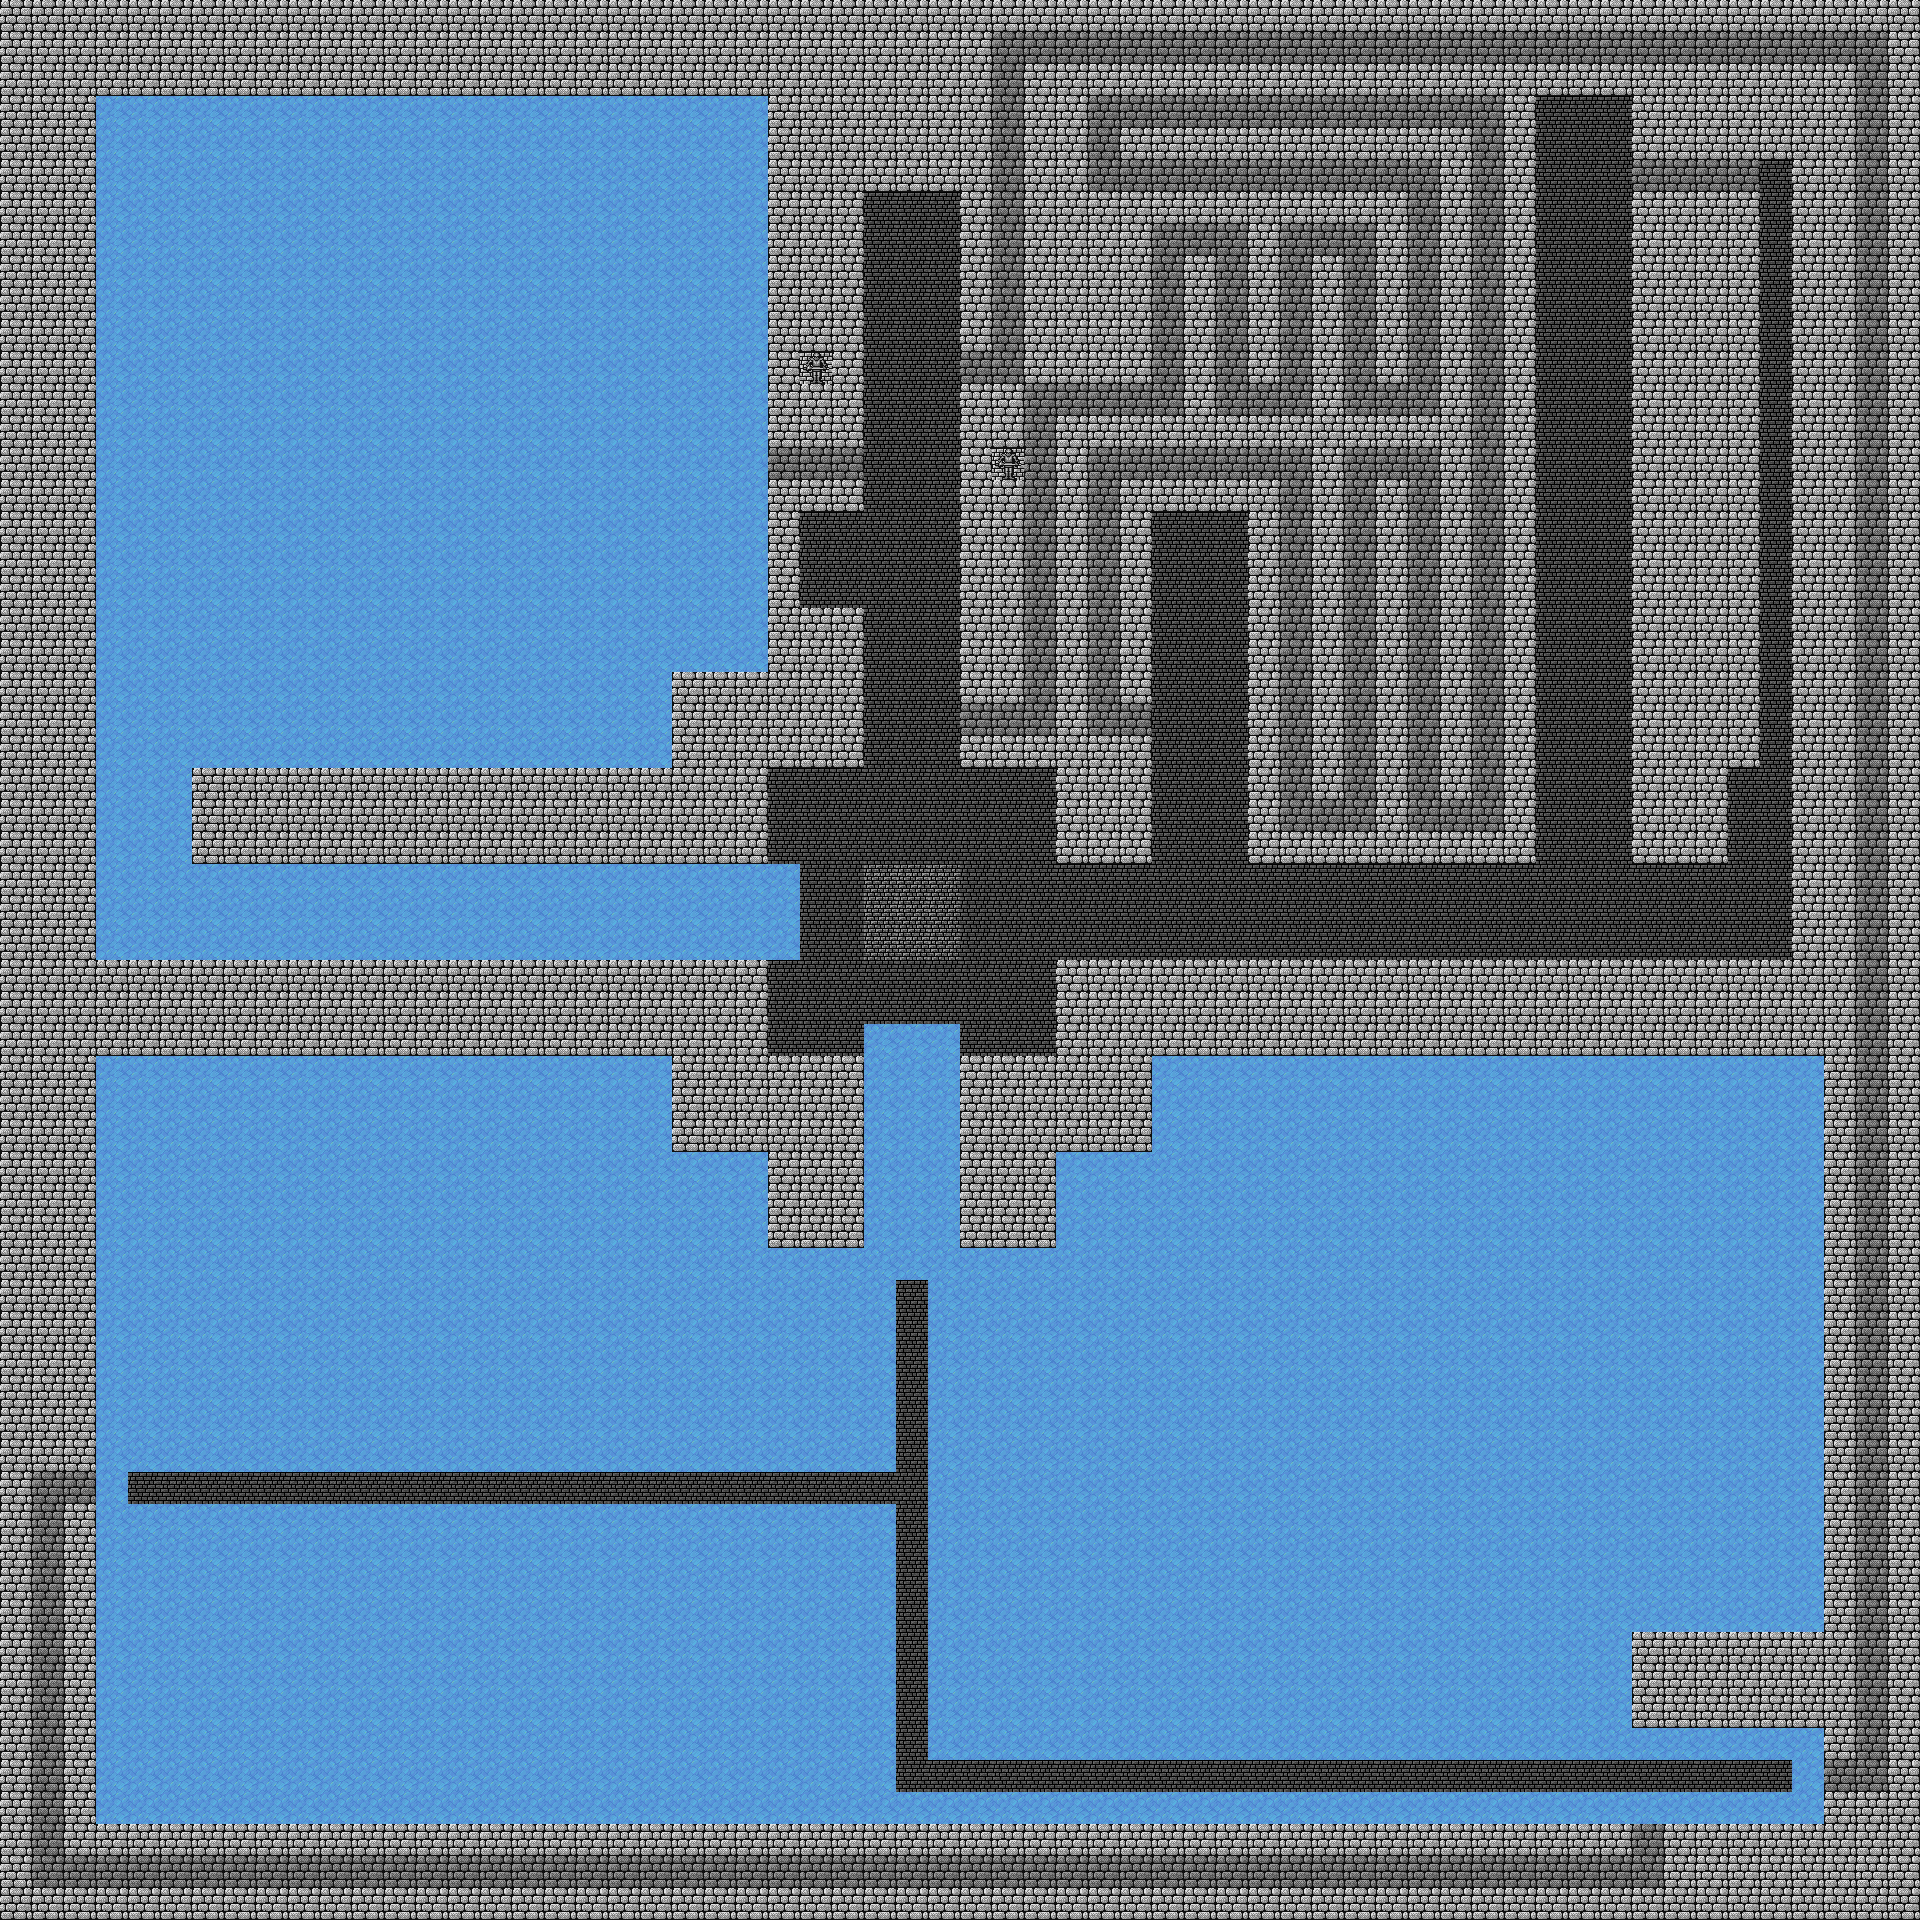

Tiled map render using the project's own tile images. Description and the map definition, with tile-layer contents summarised, below:
An orthogonal 60x60 tile map with 32x32 px tiles, 1 tile layer (Tile Layer 1), 7 tilesets and 166 objects (fence-right-a, fence-right-b, fence-right-c, open-bottom-door, open-rect3, ...).

<map version="1.0" orientation="orthogonal" width="60" height="60" tilewidth="32" tileheight="32">
 <tileset firstgid="1" name="tilesheet" tilewidth="32" tileheight="32">
  <image source="../public/images/tilesheet.png" width="736" height="672" />
  <terraintypes>
   <terrain name="asdf" tile="-1" />
  </terraintypes>
  <tile id="0" terrain="0,0,0,0" />
 </tileset>
 <tileset firstgid="484" name="exit" tilewidth="96" tileheight="96">
  <image source="../public/images/exit.png" width="96" height="96" />
 </tileset>
 <tileset firstgid="485" name="spike" tilewidth="32" tileheight="32">
  <image source="../public/images/spike.png" width="32" height="32" />
 </tileset>
 <tileset firstgid="486" name="box" tilewidth="32" tileheight="32">
  <image source="../public/images/box.png" width="32" height="32" />
 </tileset>
 <tileset firstgid="487" name="baddie" tilewidth="32" tileheight="32">
  <image source="../public/images/baddie.png" width="128" height="32" />
 </tileset>
 <tileset firstgid="491" name="fence" tilewidth="32" tileheight="32">
  <image source="../public/images/fence.png" width="96" height="128" />
 </tileset>
 <tileset firstgid="503" name="button" tilewidth="32" tileheight="32">
  <image source="../public/images/button.png" width="64" height="32" />
 </tileset>
 <layer name="Tile Layer 1" width="60" height="60">
  <data>[3600 cells, 3600 non-empty, 6 distinct tile ids]</data>
 </layer>
 <objectgroup name="Spike Layer" width="60" height="60">
  <object gid="485" x="1248" y="1568" />
  <object gid="485" x="1280" y="1728" />
  <object gid="485" x="992" y="1408" />
  <object gid="485" x="672" y="1600" />
  <object gid="485" x="224" y="1184" />
  <object gid="485" x="160" y="1536" />
  <object gid="485" x="704" y="1376" />
  <object gid="485" x="1024" y="1664" />
  <object gid="485" x="1472" y="1632" />
  <object gid="485" x="1472" y="1248" />
  <object gid="485" x="1664" y="1408" />
  <object gid="485" x="288" y="1728" />
  <object gid="485" x="480" y="1280" />
  <object gid="485" x="1760" y="384" />
  <object gid="485" x="256" y="448">
   <properties>
    <property name="moves" value="vertical" />
   </properties>
  </object>
  <object gid="485" x="320" y="448">
   <properties>
    <property name="moves" value="vertical" />
   </properties>
  </object>
  <object gid="485" x="384" y="448">
   <properties>
    <property name="moves" value="vertical" />
   </properties>
  </object>
  <object gid="485" x="320" y="128">
   <properties>
    <property name="moves" value="vertical" />
   </properties>
  </object>
  <object gid="485" x="256" y="128">
   <properties>
    <property name="moves" value="vertical" />
   </properties>
  </object>
  <object gid="485" x="384" y="128">
   <properties>
    <property name="moves" value="vertical" />
   </properties>
  </object>
  <object gid="485" x="320" y="736">
   <properties>
    <property name="moves" value="vertical" />
   </properties>
  </object>
  <object gid="485" x="256" y="768">
   <properties>
    <property name="moves" value="vertical" />
   </properties>
  </object>
  <object gid="485" x="384" y="704">
   <properties>
    <property name="moves" value="vertical" />
   </properties>
  </object>
  <object gid="485" x="512" y="256">
   <properties>
    <property name="moves" value="vertical" />
   </properties>
  </object>
  <object gid="485" x="576" y="544">
   <properties>
    <property name="moves" value="vertical" />
   </properties>
  </object>
  <object gid="485" x="448" y="768">
   <properties>
    <property name="moves" value="vertical" />
   </properties>
  </object>
  <object gid="485" x="512" y="544">
   <properties>
    <property name="moves" value="vertical" />
   </properties>
  </object>
  <object gid="485" x="448" y="224">
   <properties>
    <property name="moves" value="vertical" />
   </properties>
  </object>
  <object gid="485" x="512" y="768">
   <properties>
    <property name="moves" value="vertical" />
   </properties>
  </object>
  <object gid="485" x="448" y="544">
   <properties>
    <property name="moves" value="vertical" />
   </properties>
  </object>
  <object gid="485" x="576" y="768">
   <properties>
    <property name="moves" value="vertical" />
   </properties>
  </object>
  <object gid="485" x="576" y="288">
   <properties>
    <property name="moves" value="vertical" />
   </properties>
  </object>
  <object gid="485" x="800" y="576" />
 </objectgroup>
 <objectgroup name="Exit" width="60" height="60">
  <object gid="484" x="864" y="288" />
 </objectgroup>
 <objectgroup name="Spawn" width="60" height="60">
  <object x="896" y="896">
   <polyline points="0,0 0,32 32,32 32,0 0,0" />
  </object>
 </objectgroup>
 <objectgroup name="Box Layer" width="60" height="60">
  <object gid="486" x="1568" y="160" />
  <object gid="486" x="1600" y="160" />
  <object gid="486" x="1536" y="160" />
  <object gid="486" x="1760" y="768" />
  <object gid="486" x="1760" y="672" />
  <object gid="486" x="1760" y="576" />
  <object gid="486" x="1760" y="480" />
  <object gid="486" x="256" y="192" />
  <object gid="486" x="256" y="160" />
  <object gid="486" x="256" y="224" />
  <object gid="486" x="256" y="256" />
  <object gid="486" x="256" y="320" />
  <object gid="486" x="256" y="384" />
  <object gid="486" x="256" y="512" />
  <object gid="486" x="256" y="352" />
  <object gid="486" x="256" y="288" />
  <object gid="486" x="256" y="640" />
  <object gid="486" x="256" y="704" />
  <object gid="486" x="256" y="672" />
  <object gid="486" x="256" y="544" />
  <object gid="486" x="256" y="736" />
  <object gid="486" x="256" y="576" />
  <object gid="486" x="256" y="608" />
  <object gid="486" x="320" y="704" />
  <object gid="486" x="320" y="224" />
  <object gid="486" x="320" y="384" />
  <object gid="486" x="320" y="320" />
  <object gid="486" x="320" y="640" />
  <object gid="486" x="320" y="160" />
  <object gid="486" x="320" y="544" />
  <object gid="486" x="320" y="512" />
  <object gid="486" x="320" y="192" />
  <object gid="486" x="320" y="256" />
  <object gid="486" x="320" y="608" />
  <object gid="486" x="320" y="352" />
  <object gid="486" x="320" y="672" />
  <object gid="486" x="320" y="576" />
  <object gid="486" x="320" y="288" />
  <object gid="486" x="384" y="224" />
  <object gid="486" x="384" y="384" />
  <object gid="486" x="384" y="320" />
  <object gid="486" x="384" y="640" />
  <object gid="486" x="384" y="160" />
  <object gid="486" x="384" y="544" />
  <object gid="486" x="384" y="512" />
  <object gid="486" x="384" y="192" />
  <object gid="486" x="384" y="256" />
  <object gid="486" x="384" y="608" />
  <object gid="486" x="384" y="352" />
  <object gid="486" x="384" y="672" />
  <object gid="486" x="384" y="576" />
  <object gid="486" x="384" y="288" />
  <object gid="486" x="448" y="672" />
  <object gid="486" x="448" y="608" />
  <object gid="486" x="448" y="416" />
  <object gid="486" x="448" y="448" />
  <object gid="486" x="448" y="352" />
  <object gid="486" x="448" y="256" />
  <object gid="486" x="448" y="640" />
  <object gid="486" x="448" y="288" />
  <object gid="486" x="448" y="320" />
  <object gid="486" x="448" y="384" />
  <object gid="486" x="448" y="736" />
  <object gid="486" x="448" y="480" />
  <object gid="486" x="448" y="704" />
  <object gid="486" x="512" y="480" />
  <object gid="486" x="512" y="704" />
  <object gid="486" x="512" y="608" />
  </objectgroup>
 <objectgroup name="Baddies" width="60" height="60">
  <!-- 42 objects omitted --></objectgroup>
 <objectgroup name="Fences" width="60" height="60">
  <!-- 34 objects omitted --></objectgroup>
 <objectgroup name="Buttons" width="60" height="60">
  <!-- 16 objects omitted --></objectgroup>
 <objectgroup name="Rectangles" width="60" height="60">
  <!-- 7 objects omitted --></objectgroup>
 <objectgroup name="Text" width="60" height="60">
  <!-- 1 objects omitted --></objectgroup>
</map>
<!-- 63 of 166 objects omitted -->
